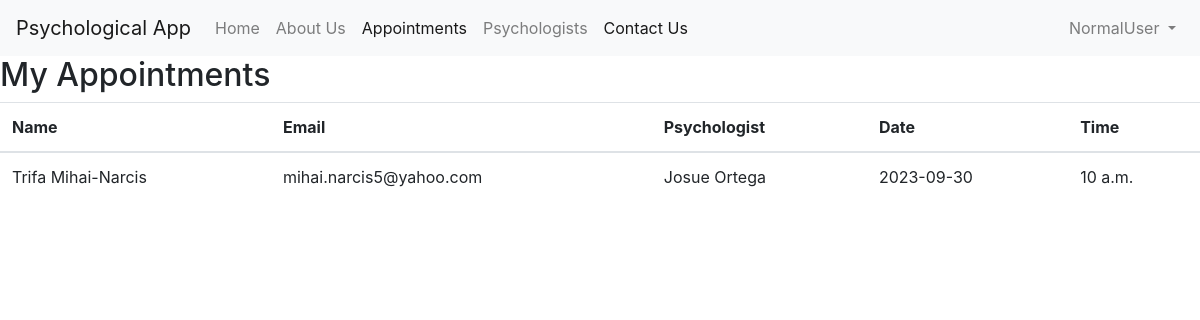
Screenshot of /my_appointments/ (signed in) with the database file from the repository.
### authentification/models.py (models this page shows, shortened)
class CustomUser(AbstractUser):
    username = models.CharField(max_length=255,unique=True)
    first_name = models.CharField(max_length=100)
    last_name = models.CharField(max_length=100)
    password = models.CharField(max_length=100)
    password_confirmation = models.CharField(max_length=100)
    country = models.CharField(max_length=100)
    county = models.CharField(max_length=100)
    city = models.CharField(max_length=100)
    street = models.CharField(max_length=255)
    postal_code = models.CharField(max_length=20)
    phone = models.CharField(max_length=20, default='')
    groups = models.ManyToManyField(Group, related_name='customuser_set', blank=True)
    user_permissions = models.ManyToManyField(Permission, related_name='customuser_set', blank=True)
    class Meta:
        app_label = 'authentification'

class Appointment(models.Model):
    full_name = models.CharField(max_length=100, default='John Doe')
    email = models.EmailField(default='example@example.com')
    psychologist = models.ForeignKey(Psychologist, on_delete=models.CASCADE)
    appointment_date = models.DateField()
    appointment_time = models.TimeField()

class Psychologist(models.Model):
    name = models.CharField(max_length=100)
    therapy_type = models.CharField(max_length=100)
    cv = models.TextField()
    image = models.ImageField(upload_to='psychologists/', blank=True, null=True)
    def __str__(self):
        return self.name

### authentification/views.py (the view)
# urls.py: path('my_appointments/', views.my_appointments, name='my_appointments'),
@login_required
def my_appointments(request):
    appointments = Appointment.objects.filter(email=request.user.email)
    return render(request, 'my_appointments.html', {'appointments': appointments})

### templates/my_appointments.html (shortened to what this page needs)
<!DOCTYPE html>
<html>
    <head>
        <link rel="stylesheet" href="https://stackpath.bootstrapcdn.com/bootstrap/4.5.2/css/bootstrap.min.css">
        <link rel="stylesheet" href="https://cdnjs.cloudflare.com/ajax/libs/bootstrap-datepicker/1.9.0/css/bootstrap-datepicker.min.css">
        {% load static %}
    </head>
<body>
    <nav class="navbar navbar-expand-lg navbar-light bg-light">
        <a class="navbar-brand" href="#">Psychological App</a>
        <div class="collapse navbar-collapse" id="navbarNav">
            <ul class="navbar-nav">
                <li class="nav-item">
                    <a class="nav-link" href="{% url 'homepage' %}">Home</a>
                </li>
                <li class="nav-item">
                    <a class="nav-link" href="{% url 'about_us' %}">About Us</a>
                </li>
                <li class="nav-item active">
                    <a class="nav-link" href="{% url 'appointments' %}">Appointments</a>
                </li>
                <li class="nav-item">
                    <a class="nav-link" href="{% url 'psychologists' %}">Psychologists</a>
                </li>
                {% if not request.user.is_superuser %}
                    <li class="nav-item active">
                        <a class="nav-link" href="{% url 'contact_us' %}">Contact Us</a>
                    </li>
                {% endif %}
            </ul>
            <ul class="navbar-nav ml-auto">
                <li class="nav-item dropdown">
                    <a class="nav-link dropdown-toggle" href="#" id="userDropdown" role="button" data-toggle="dropdown" aria-haspopup="true" aria-expanded="false">
                        {{ request.user.username }}
                    </a>
                </li>
            </ul>
        </div>
    </nav>
    <div class="content">
        <h2>My Appointments</h2>
        <table class="table">
            <thead>
                <tr>
                    <th>Name</th>
                    <th>Email</th>
                    <th>Psychologist</th>
                    <th>Date</th>
                    <th>Time</th>
                </tr>
            </thead>
            <tbody>
                {% for appointment in appointments %}
                    <tr>
                        <td>{{ appointment.full_name }}</td>
                        <td>{{ appointment.email }}</td>
                        <td>{{ appointment.psychologist }}</td>
                        <td>{{ appointment.appointment_date|date:'Y-m-d' }}</td>
                        <td>{{ appointment.appointment_time }}</td>
                    </tr>
                {% endfor %}
            </tbody>
        </table>
    </div>
</body>
</html>

### rows the page displays
CustomUser: user.username "NormalUser"
Appointment: full_name "Trifa Mihai-Narcis", email "mihai.narcis5@yahoo.com", psychologist "Josue Ortega", appointment_date "2023-09-30", appointment_time "10 a.m."
